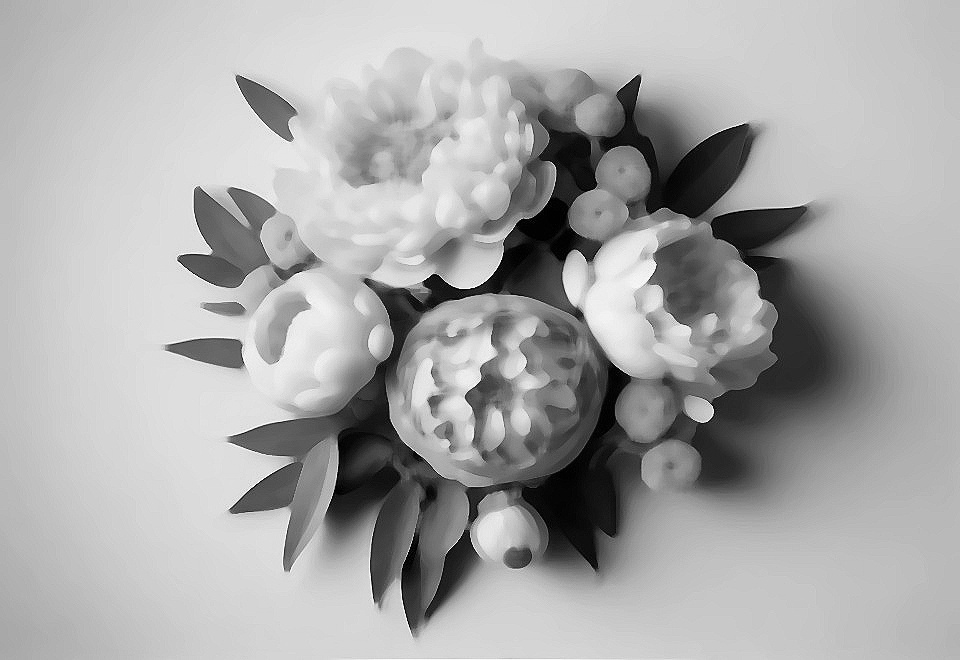
#> input picture Components/60tv/ip.jpg, 960 x 660 px
$ python -i src.py   (imports and definitions only)   (older library calls are emulated)
#> lines starting #> are read from the running program, lines starting #| are printed output that depends on the picture
#> further down, picture is the input picture: shape (660, 960, 3); min 0, max 255, mean 168.9
import cv2
import numpy as np
# import matplotlib.pyplot as plt

def sobel_or(image):

   image = cv2.cvtColor(image, cv2.COLOR_BGR2RGB)
   x_sobel_image = cv2.Sobel(image, cv2.CV_64F, 0, 1, ksize=5)
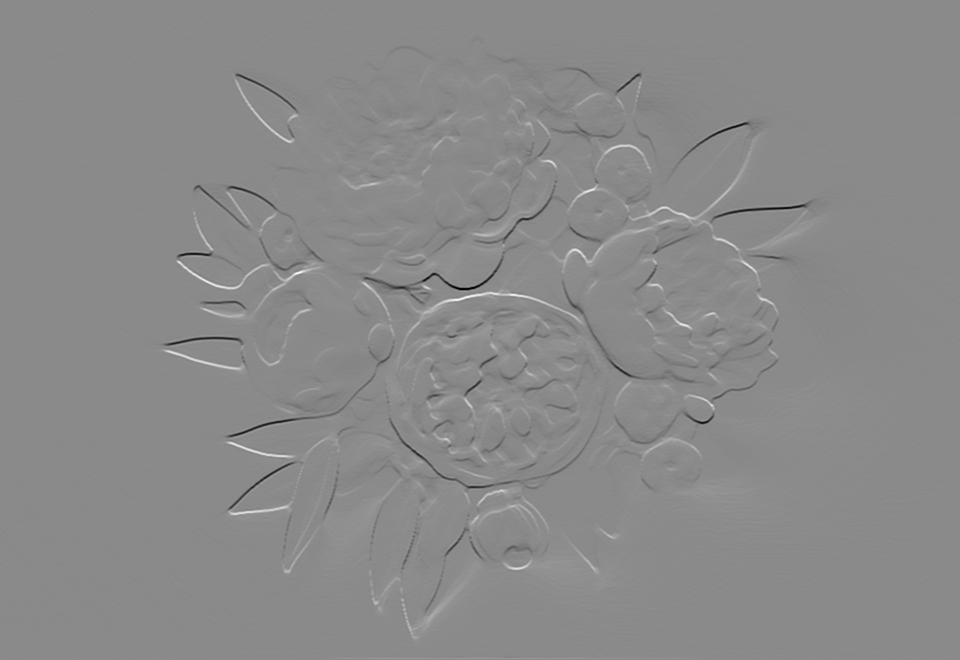
#> x_sobel_image: shape (660, 960, 3) float64; min -10874, max 9170, mean -0.6; drawn with min black and max white
   y_sobel_image = cv2.Sobel(image, cv2.CV_64F, 1, 0, ksize=5)
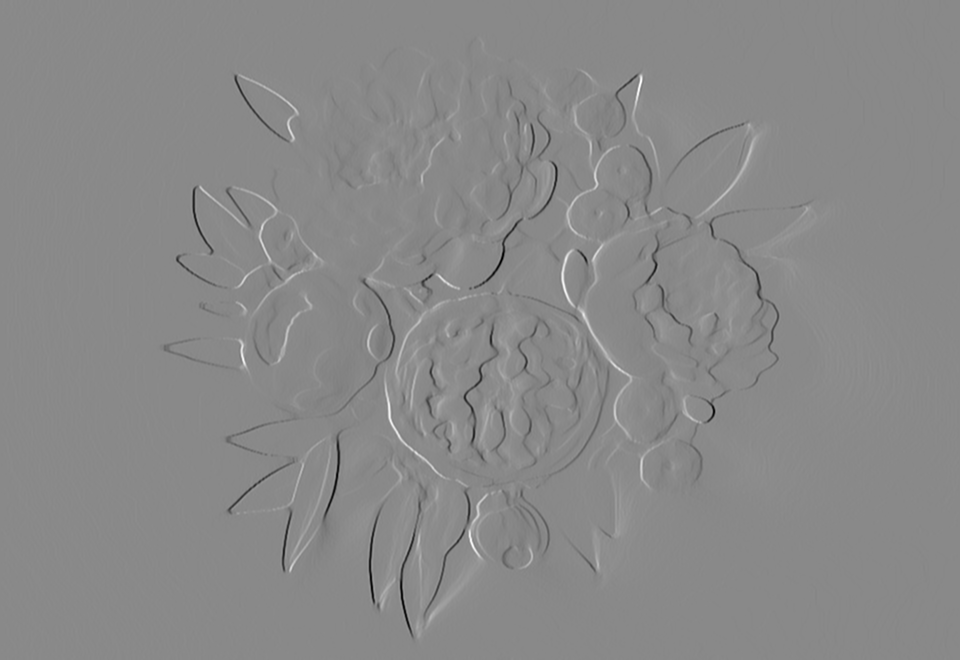
#> y_sobel_image: shape (660, 960, 3) float64; min -10681, max 9160, mean 0.4; drawn with min black and max white
   sobel_or_image = cv2.bitwise_or(x_sobel_image, y_sobel_image)
#> sobel_or_image: shape (660, 960, 3) float64; 2.86% of the values are NaN or infinite; the others: min -131056, max 131040, mean -1718.3

   return sobel_or_image

>>> import cv2
>>> picture = cv2.imread('../../../60tv/ip.jpg')
>>> result = sobel_or(picture)
